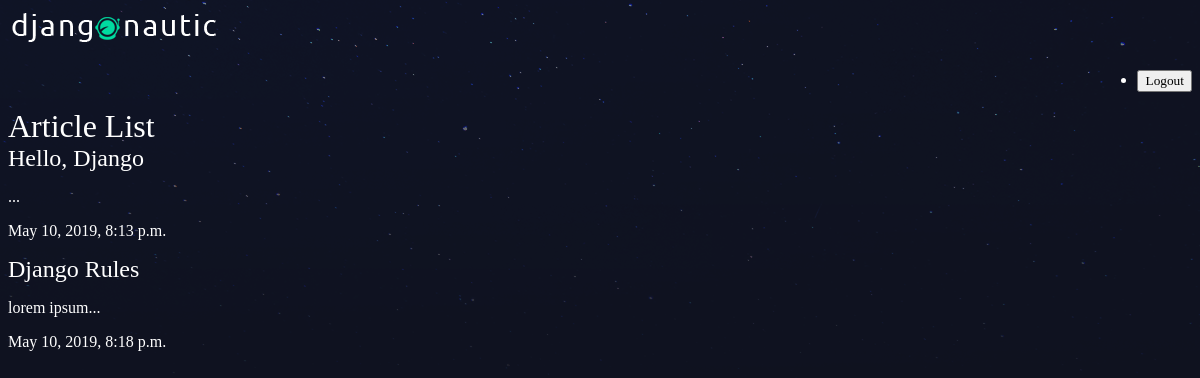
/articles/, run on an earlier commit of the app's database.
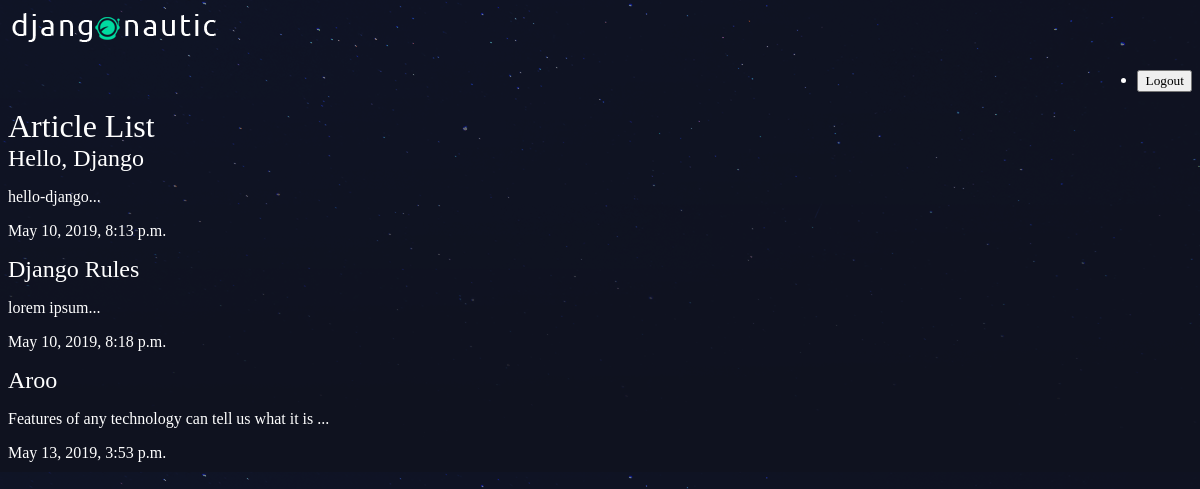
And on a later commit of the database.
### articles/models.py (models this page shows, shortened)
class Article(models.Model):
    title = models.CharField(max_length=100)
    slug = models.SlugField()
    body = models.TextField()
    date = models.DateTimeField(auto_now_add=True)
    thumb = models.ImageField(default='default.png', blank=True)
    def snippet(self):
        return self.body[:50] + '...'

### articles/views.py (the view)
def article_list(request):
    articles = Article.objects.all().order_by('date')
    return render(request, 'articles/article_list.html', {'articles': articles})

### articles/templates/articles/article_list.html
{% extends 'base_layout.html' %}
{%block content%}
    <h1>Article List</h1>
    <div class="articles">
        {% for article in articles %}
            <div class="article">
                <h2><a href="{% url 'detail' slug=article.slug %}">{{ article.title }}</a></h2>
                <p>
                    {{ article.snippet }}
                </p>
                <p>
                    {{ article.date }}
                </p>
            </div>
        {% endfor %}
    </div>
{% endblock %}

What changed in the data, as far as the page shows it:
changed Article "Hello, Django": snippet "..." → "hello-django..."
added Article: title "Aroo", snippet "Features of any technology can tell us what it is ...", date "May 13, 2019, 3:53 p.m."
